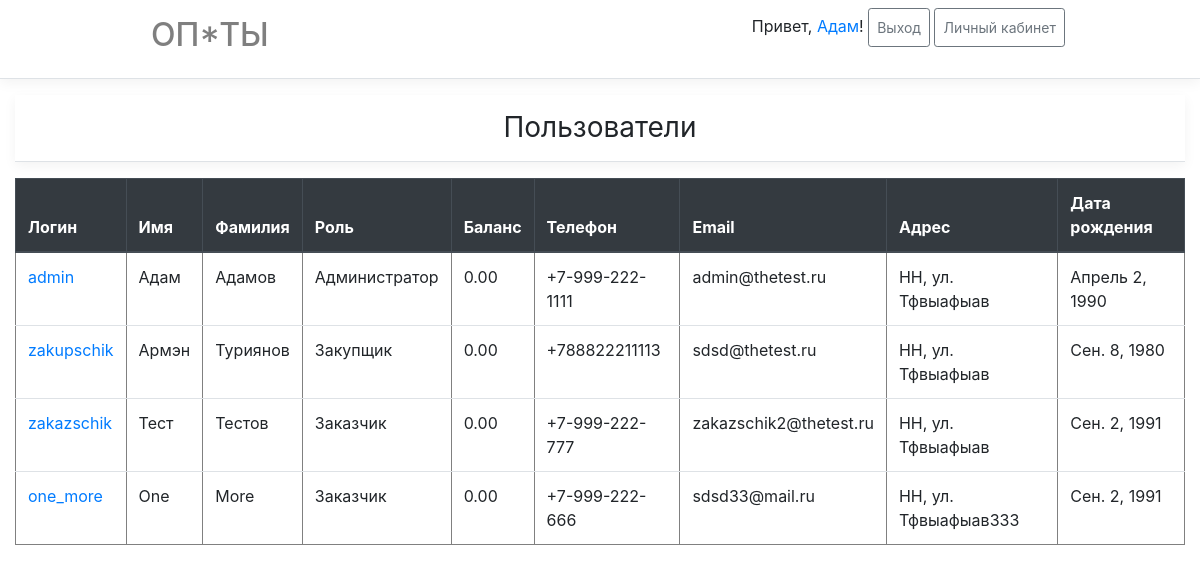
The page /users/ (signed in) on the database as committed earlier.
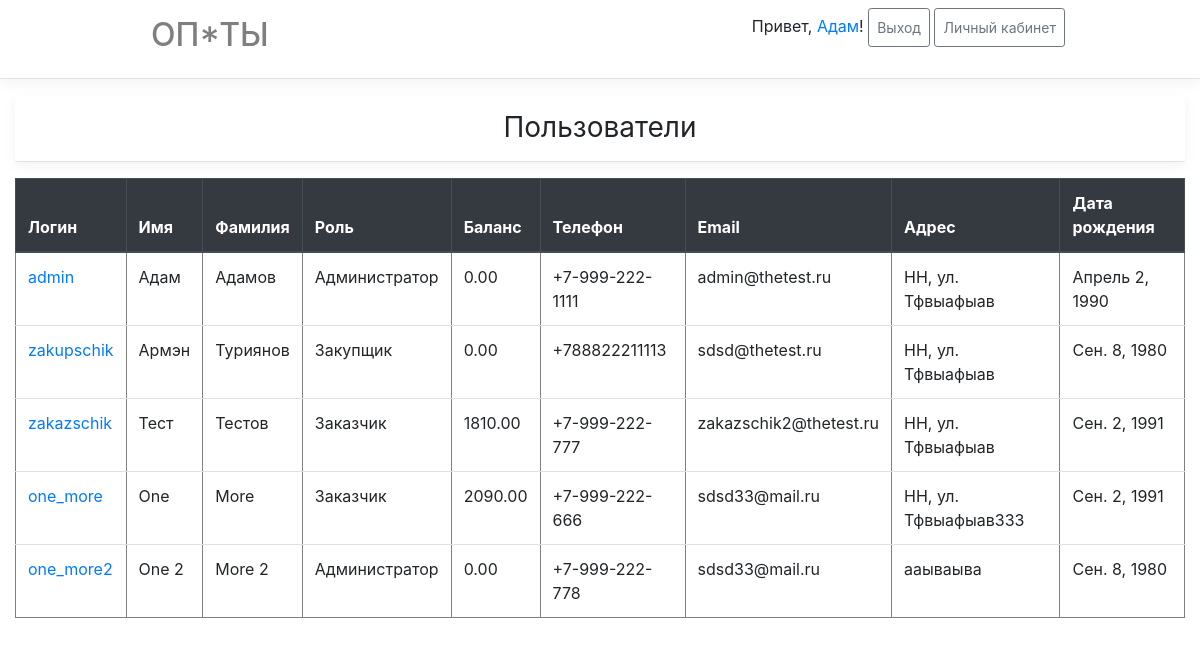
The same page on the database as committed later.
### main/models.py (models this page shows)
class User(AbstractUser):
    objects = UserManager()
    phone = models.CharField('Телефон', max_length=20)
    location = models.CharField('Адрес', max_length=255)
    birth_date = models.DateField('Дата рождения', blank=True, default='')
    role = models.PositiveSmallIntegerField('Роль', choices=tuple(Roles), default=Roles.UNREGISTERED)
    balance = models.DecimalField(max_digits=10, decimal_places=2, default=0)
    @property
    def role_to_string(self):
        return Roles[self.role]

### main/views.py (the view)
# urls.py: path('users/', main_views.UsersListView.as_view(), name='users'),
class UsersListView(LoginRolesRequiredViewMixin, WithLogedUserInContextViewMixin, TemplateView):
    template_name = 'main/users_list.html'
    def get_context_data(self, **kwargs):
        context = super().get_context_data(**kwargs)
        context['users'] = _models.User.objects.all() if self.user.is_superuser else _models.User.objects.get_list()
        context['roles'] = Roles
        return context

### main/core/types.py (called while the page is built)
    def __getitem__(cls, item):
        return cls.__dict__['iter_items'][item]

### main/core/view_mixins.py (called while the page is built)
    def dispatch(self, request, *args, **kwargs):
        self.user = request.user
        if not self.user.is_authenticated:
            return self.handle_no_permission()
        if self.user.role not in self.allowed_roles and self.user.role != Roles.ADMINISTRATOR:
            return self.handle_no_permission()
        return super().dispatch(request, *args, **kwargs)

    def get_context_data(self, **kwargs):
        context = super().get_context_data(**kwargs)
        if self.user.is_authenticated:
            context['user_pk'] = self.user.pk
            context['username'] = self.user.username
            context['user_role'] = self.user.role
            context['roles'] = Roles
            context['user_is_authenticated'] = True
            context['user_first_name'] = self.user.first_name
            context['user_last_name'] = self.user.last_name
        return context

    def dispatch(self, request, *args, **kwargs):
        self.user = request.user
        return super().dispatch(request, *args, **kwargs)

### main/models.py (called while the page is built)
    def get_list(self, **kwargs):
        return User.objects.filter(is_staff=False, is_superuser=False, **kwargs)

### main/templates/main/users_list.html (shortened to what this page needs)
{% extends 'base.html' %}
{% block content %}
<div class="container table-container">
    <h3 class="font-weight-normal text-center py-3 mb-3 border-bottom box-shadow">
        Пользователи
    </h3>
    <table border="1px" class="table">
        <thead class="thead-dark">
        <tr>
            <th scope="col">Логин</th>
            <th scope="col">Имя</th>
            <th scope="col">Фамилия</th>
            <th scope="col">Роль</th>
            <th scope="col">Баланс</th>
            <th scope="col">Телефон</th>
            <th scope="col">Email</th>
            <th scope="col">Адрес</th>
            <th scope="col">Дата рождения</th>
        </tr>
        </thead>
        <tbody>
        {% for user in users %}
        <tr>
            <td><a href="{% url 'main:user_details' pk=user.pk %}">{{ user.username }}</a></td>
            <td>{{ user.first_name }}</td>
            <td>{{ user.last_name }}</td>
            <td> {{ user.role_to_string }} </td>
            <td> {{ user.balance }} </td>
            <td>{{ user.phone }}</td>
            <td>{{ user.email }}</td>
            <td>{{ user.location }}</td>
            <td>{{ user.birth_date }}</td>
        </tr>
        {% endfor %}
        </tbody>
    </table>
</div>
{% endblock content %}

### templates/base.html (shortened to what this page needs)
{% load static %}
<!DOCTYPE html>
<html lang="en">
<head>
    <link rel="stylesheet" href="https://stackpath.bootstrapcdn.com/bootstrap/4.3.1/css/bootstrap.min.css">
    <link rel="stylesheet" href="{% static 'css/styles.css' %}">
</head>
<body>
    <div class="mb-3 border-bottom box-shadow">
        <div class="container">
        <div class="row justify-content-between">
            <div class="col-6">
                <h2 class="d-flex justify-content-between align-items-center py-2">
                     <a class="nav-link active" href="{% url 'main:index' %}" style="color: rgba(0,0,0,.5);">ОП*ТЫ</a>
                </h2>
            </div>
                {% if user_is_authenticated %}
                    <div class="col-6">
                        <div class="py-2 text-right">
                            {% if user_first_name and user_last_name %}
                                <span> Привет, <a href="{% url 'main:user_details' pk=user_pk %}" title="Детальная информация о пользователе">{{ user_first_name }}</a>!</span>
                            {% else %}
                                <span> Логин: {{ username }} </span>
                            {% endif %}
                            <a class="py-2 btn btn-sm btn-outline-secondary" href="{% url 'main:logout' %}">Выход</a>
                            {% if user_role == roles.ADMINISTRATOR %}
                                <a class="py-2 btn btn-sm btn-outline-secondary" href="{% url 'main:administrator' %}">Личный кабинет</a>
                            {% elif user_role == roles.ZAKUPSCHIK %}
                                <a class="py-2 btn btn-sm btn-outline-secondary" href="{% url 'main:zakupschik' %}">Личный кабинет</a>
                            {% else %}
                                <a class="py-2 btn btn-sm btn-outline-secondary" href="{% url 'main:zakazschik' %}">Личный кабинет</a>
                            {% endif %}
                        </div>
                {% else %}
                    <div class="col-3 text-right">
                        <div class="py-3 btn-group">
                            <a class="btn btn-sm btn-outline-secondary " href="{% url 'main:signup' %}">Регистрация</a>
                            <a class="btn btn-sm btn-outline-secondary" href="{% url 'main:login' %}">Войти</a>
                        </div>
                {% endif %}
                    </div>
                    </div>
            </div>
        </div>
    {% block content %}{% endblock %}
</body>
</html>

### main/static/css/styles.css (style rules this page uses)
.container { max-width: 960px; }
.table-container { max-width: 1200px; }
.box-shadow { box-shadow: 0 0.25rem 0.75rem rgba(0, 0, 0, .05); }

Rows that differ between the two databases and show on the page:
changed User "zakazschik": balance "0.00" → "1810.00"
changed User "one_more": balance "0.00" → "2090.00"
added User: username "one_more2", first_name "One 2", last_name "More 2", role_to_string "Администратор", balance "0.00", phone "+7-999-222-778", email "sdsd33@mail.ru", location "ааываыва", birth_date "Сен. 8, 1980"
